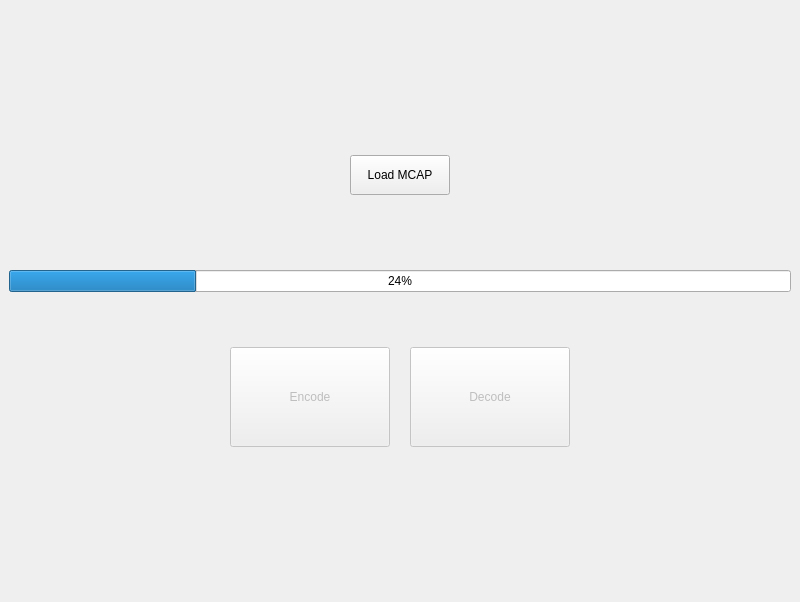
<?xml version="1.0" encoding="UTF-8"?>
<ui version="4.0">
 <class>MainWindow</class>
 <widget class="QMainWindow" name="MainWindow">
  <property name="geometry">
   <rect>
    <x>0</x>
    <y>0</y>
    <width>800</width>
    <height>602</height>
   </rect>
  </property>
  <property name="windowTitle">
   <string>MainWindow</string>
  </property>
  <widget class="QWidget" name="centralwidget">
   <layout class="QVBoxLayout" name="verticalLayout" stretch="3,0,1,0,0,1,0,3">
    <item>
     <spacer name="verticalSpacer">
      <property name="orientation">
       <enum>Qt::Orientation::Vertical</enum>
      </property>
      <property name="sizeHint" stdset="0">
       <size>
        <width>20</width>
        <height>40</height>
       </size>
      </property>
     </spacer>
    </item>
    <item>
     <layout class="QHBoxLayout" name="horizontalLayout_2">
      <item>
       <widget class="QToolButton" name="toolButtonLoad">
        <property name="minimumSize">
         <size>
          <width>100</width>
          <height>40</height>
         </size>
        </property>
        <property name="text">
         <string>Load MCAP</string>
        </property>
       </widget>
      </item>
     </layout>
    </item>
    <item>
     <spacer name="verticalSpacer_2">
      <property name="orientation">
       <enum>Qt::Orientation::Vertical</enum>
      </property>
      <property name="sizeHint" stdset="0">
       <size>
        <width>20</width>
        <height>40</height>
       </size>
      </property>
     </spacer>
    </item>
    <item>
     <widget class="QLabel" name="label">
      <property name="text">
       <string/>
      </property>
      <property name="alignment">
       <set>Qt::AlignmentFlag::AlignCenter</set>
      </property>
     </widget>
    </item>
    <item>
     <widget class="QProgressBar" name="progressBar">
      <property name="value">
       <number>24</number>
      </property>
     </widget>
    </item>
    <item>
     <spacer name="verticalSpacer_3">
      <property name="orientation">
       <enum>Qt::Orientation::Vertical</enum>
      </property>
      <property name="sizeHint" stdset="0">
       <size>
        <width>20</width>
        <height>40</height>
       </size>
      </property>
     </spacer>
    </item>
    <item>
     <layout class="QHBoxLayout" name="horizontalLayout">
      <property name="spacing">
       <number>20</number>
      </property>
      <item>
       <spacer name="horizontalSpacer">
        <property name="orientation">
         <enum>Qt::Orientation::Horizontal</enum>
        </property>
        <property name="sizeHint" stdset="0">
         <size>
          <width>40</width>
          <height>20</height>
         </size>
        </property>
       </spacer>
      </item>
      <item>
       <widget class="QToolButton" name="toolButtonEncode">
        <property name="enabled">
         <bool>false</bool>
        </property>
        <property name="minimumSize">
         <size>
          <width>160</width>
          <height>100</height>
         </size>
        </property>
        <property name="text">
         <string>Encode</string>
        </property>
        <property name="icon">
         <iconset resource="resources.qrc">
          <normaloff>:/clouds_encode.png</normaloff>:/clouds_encode.png</iconset>
        </property>
        <property name="iconSize">
         <size>
          <width>160</width>
          <height>55</height>
         </size>
        </property>
        <property name="toolButtonStyle">
         <enum>Qt::ToolButtonStyle::ToolButtonTextUnderIcon</enum>
        </property>
       </widget>
      </item>
      <item>
       <widget class="QToolButton" name="toolButtonDecode">
        <property name="enabled">
         <bool>false</bool>
        </property>
        <property name="minimumSize">
         <size>
          <width>160</width>
          <height>100</height>
         </size>
        </property>
        <property name="text">
         <string>Decode</string>
        </property>
        <property name="icon">
         <iconset resource="resources.qrc">
          <normaloff>:/clouds_decode.png</normaloff>:/clouds_decode.png</iconset>
        </property>
        <property name="iconSize">
         <size>
          <width>160</width>
          <height>50</height>
         </size>
        </property>
        <property name="toolButtonStyle">
         <enum>Qt::ToolButtonStyle::ToolButtonTextUnderIcon</enum>
        </property>
       </widget>
      </item>
      <item>
       <spacer name="horizontalSpacer_2">
        <property name="orientation">
         <enum>Qt::Orientation::Horizontal</enum>
        </property>
        <property name="sizeHint" stdset="0">
         <size>
          <width>40</width>
          <height>20</height>
         </size>
        </property>
       </spacer>
      </item>
     </layout>
    </item>
    <item>
     <spacer name="verticalSpacer_4">
      <property name="orientation">
       <enum>Qt::Orientation::Vertical</enum>
      </property>
      <property name="sizeHint" stdset="0">
       <size>
        <width>20</width>
        <height>40</height>
       </size>
      </property>
     </spacer>
    </item>
   </layout>
  </widget>
 </widget>
 <resources>
  <include location="resources.qrc"/>
 </resources>
 <connections/>
</ui>
